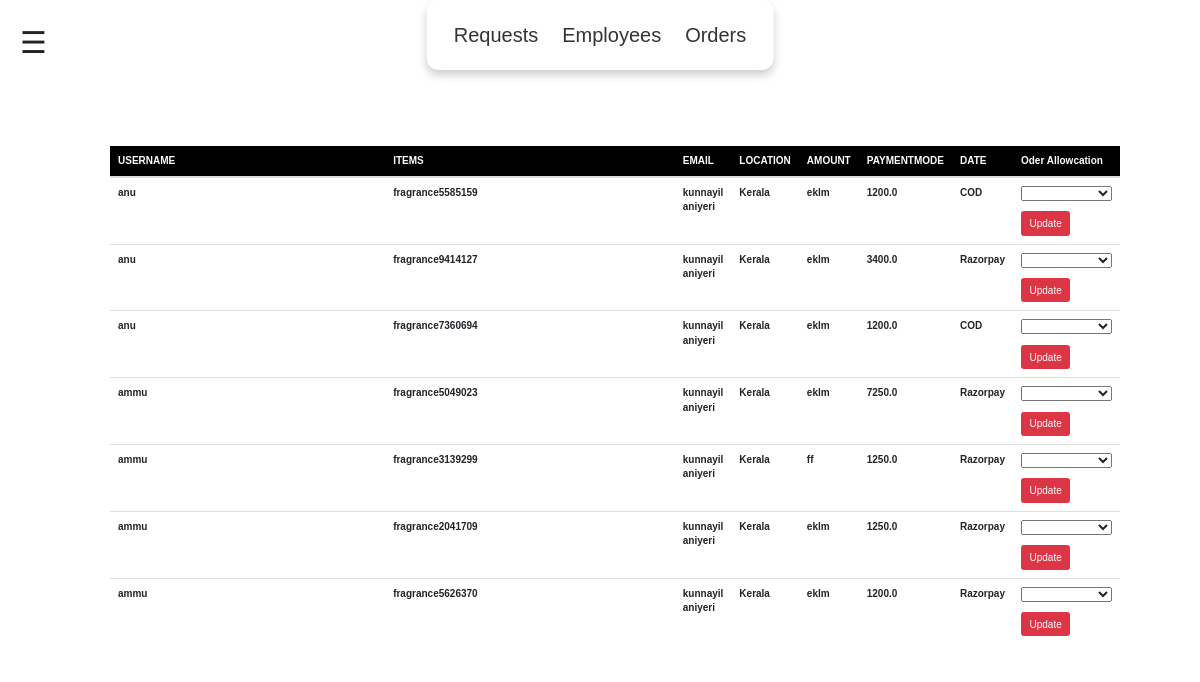
Screenshot of /joi3 with the database file from the repository.
### app1/models.py (models this page shows, shortened)
class order(models.Model):
    user = models.ForeignKey(register, on_delete=models.CASCADE)
    quant=models.IntegerField(default=1)
    tprice=models.FloatField()
    saddress=models.CharField(max_length=80)
    sstate=models.CharField(max_length=20)
    sdistrict=models.CharField(max_length=20)
    spincode=models.IntegerField()
    sphone=models.IntegerField()
    nname=models.CharField(default='', max_length=30)
    payment_mode = models.CharField(max_length=150, null=False)
    payment_id = models.CharField(max_length=150, null=True, default=00000)
    created_at = models.DateTimeField(default=datetime.datetime.now)
    updated_at = models.DateField()
    orderstatus = (
        ('Pending', 'Pending'),
        ('Shipped', 'Shipped'),
        ('Out for Delivery', 'Out for Delivery'),
        ('Delivered', 'Delivered'),
        ('Cancelled', 'Cancelled')
    )
    status = models.CharField(max_length=150, choices=orderstatus, default='pending')
    tracking_no = models.CharField(max_length=150, null=True)

class register(models.Model):
    name=models.CharField(max_length=15)
    email=models.EmailField(unique=True)
    username=models.CharField(max_length=10,unique=True)
    password=models.CharField(max_length=10)

### app1/views.py (the view)
# urls.py: path('joi3', views.joidassi),
def joidassi(re):
    items=order.objects.all()
    datas=Join.objects.filter(status=1)
    l=[]
    z=[]
    for i in items:
        if i.status=='Shipped':
            l.append(i)
    for i in datas:
        z.append(i.id)
    return render(re,'orderdistri.html',{'items':l,'datas':z})

### template/orderdistri.html (shortened to what this page needs)
<!DOCTYPE html>
<html>
{% load static %}
<head>
  <link rel="stylesheet" href="https://maxcdn.bootstrapcdn.com/bootstrap/3.4.1/css/bootstrap.min.css">
<link rel="stylesheet" href="https://cdn.jsdelivr.net/npm/bootstrap@4.4.1/dist/css/bootstrap.min.css">
<link href="{% static 'css/bootstrap.css' %}" rel="stylesheet" type="text/css" media="all">
<link rel="stylesheet" href="https://cdn.jsdelivr.net/npm/bootstrap@4.0.0/dist/css/bootstrap.min.css">
<link href="{% static 'css/style.css' %}" rel="stylesheet" type="text/css" media="all">
<link href="{% static 'css/memenu.css' %}" rel="stylesheet" type="text/css" media="all">
<link href="{% static 'css/style.css' %}" rel="stylesheet" type="text/css" media="all" >
</head>
<body>
  <header>
      <div class="container-fluid">
          <ul class="nav-links">
            <li><a href="../joi">Requests</a></li>
            <li class="center"><a href="#">Employees</a></li>
            <li class="upward"><a href="#">Orders</a></li>
          </ul>
        </div>
  </header>
<div class="hamburger" onclick="openNav()">&#9776;</div>
					<div class="container">
						<div class="row">
							<table class="table"	>
								<thead>
									<tr style="background-color: black; color: white;">
										<th scope="col">USERNAME</th>
										<th scope="col">ITEMS</th>
										<th scope="col">EMAIL</th>
										<th scope="col">LOCATION</th>
										<th scope="col">AMOUNT</th>
										<th scope="col">PAYMENTMODE</th>
										<th scope="col">DATE</th>
										<th scope="col">Oder Allowcation</th>
									</tr>
								</thead>
								<tbody>
									{% for i in items %}
									<tr>
										<th scope="row"><b>{{i.user.name}}</b></th>
									   <th>{{i.tracking_no}}</th>
										<td><b>{{i.saddress}}</b></td>
										<td><b>{{i.sstate}}</b></td>
										<td><b>{{i.sdistrict}}</b></td>
										<td><b>{{i.tprice}}</b></td>
										<td><b>{{i.payment_mode}}</b></td>
										<td>
											<select id="options" onchange="updateHref()" name="status" required>
												<option ></option>
												{% for i in datas %}
												<option value="eid{{i}}">employee id - {{i}}</option>
												{% endfor %}
											</select>
											<a id="updateButtonLink" href="#">
												<button type="button" class="btn btn-danger" style="margin-top: 10px;">Update</button>
											</a>
										  </td>
									</tr>
									{% endfor %}
								</tbody>
							</table>
						</div>
					</div>
</body>
</html>

### static/css/style.css (style rules this page uses)
body { background:#fff; font-family: 'Lato-Regular'; }
body a { transition: 0.5s all; -webkit-transition: 0.5s all; -o-transition: 0.5s all; -moz-transition: 0.5s all; -ms-transition: 0.5s all; }
ul { padding: 0; list-style: none; }
.table tr th { width: 50%; }

### template/orderdistri.html (style rules this page uses)
* { margin: 0; padding: 0; box-sizing: border-box; font-family: 'Poppins', sans-serif; }
body { height: 100vh; display: flex; align-items: center; justify-content: center; background: white; }
.nav-links { align-items: center; background: #fff; padding: 20px 15px; border-radius: 12px; box-shadow: 0 5px 10px rgba(0,0,0,0.2); }
.nav-links li { list-style: none; margin: 0 12px; }
.nav-links li a { position: relative; color: #333; font-size: 20px; font-weight: 500; padding: 6px 0; text-decoration: none; }
.nav-links li a:before { content: ''; position: absolute; bottom: 0; left: 0; height: 3px; width: 0%; background: black; border-radius: 12px; transition: all 0.4s ease; }
.nav-links li.center a:before { left: 50%; transform: translateX(-50%); }
.nav-links li.upward a:before { width: 100%; bottom: -5px; opacity: 0; }
.nav-links { display: flex; align-items: center; justify-content: center; background: #fff; padding: 20px 15px; border-radius: 12px; box-shadow: 0 5px 10px rgba(0,0,0,0.2); }
body { position: relative; }
.nav-links { position: absolute; left: 50%; transform: translateX(-50%); top: 0; }
.hamburger { font-size: 30px; cursor: pointer; position: fixed; top: 20px; left: 20px; z-index: 9999; }
.container { max-width: 1000px; margin-left: auto; margin-right: auto; padding-left: 10px; padding-right: 10px; }

### rows the page displays
order: user.name "anu", tracking_no "fragrance5585159", saddress "kunnayil aniyeri", sstate "Kerala", sdistrict "eklm", tprice "1200.0", payment_mode "COD"
order: user.name "anu", tracking_no "fragrance9414127", saddress "kunnayil aniyeri", sstate "Kerala", sdistrict "eklm", tprice "3400.0", payment_mode "Razorpay"
order: user.name "anu", tracking_no "fragrance7360694", saddress "kunnayil aniyeri", sstate "Kerala", sdistrict "eklm", tprice "1200.0", payment_mode "COD"
order: user.name "ammu", tracking_no "fragrance5049023", saddress "kunnayil aniyeri", sstate "Kerala", sdistrict "eklm", tprice "7250.0", payment_mode "Razorpay"
order: user.name "ammu", tracking_no "fragrance3139299", saddress "kunnayil aniyeri", sstate "Kerala", sdistrict "ff", tprice "1250.0", payment_mode "Razorpay"
order: user.name "ammu", tracking_no "fragrance2041709", saddress "kunnayil aniyeri", sstate "Kerala", sdistrict "eklm", tprice "1250.0", payment_mode "Razorpay"
order: user.name "ammu", tracking_no "fragrance5626370", saddress "kunnayil aniyeri", sstate "Kerala", sdistrict "eklm", tprice "1200.0", payment_mode "Razorpay"
